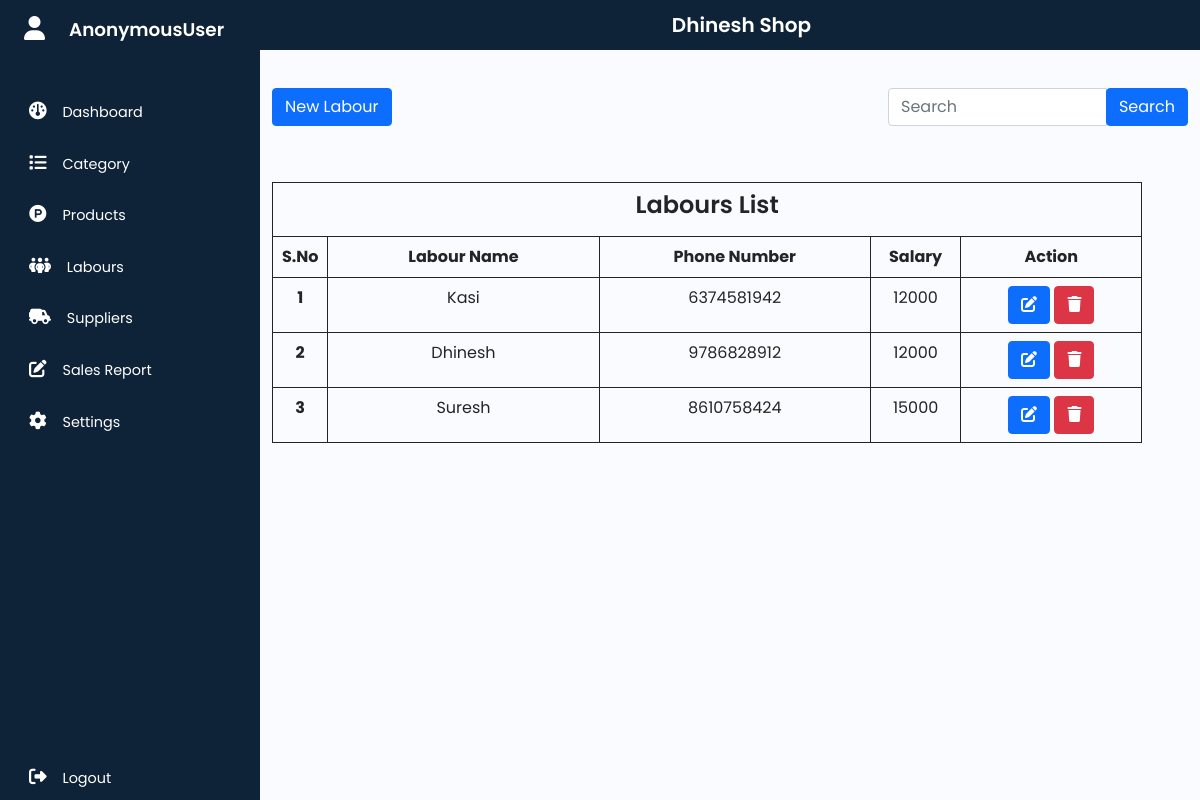
Screenshot of /managelabour/ with the database file from the repository.
### Inventory_app/models.py (models this page shows)
class Settings(models.Model):
    store_name=models.CharField(max_length=100,null=False, blank=False)

class Labours(models.Model):
    lab_name=models.CharField(max_length=50, null=False, blank=False)
    phone_no=models.BigIntegerField(null=True, blank=True)
    salary=models.IntegerField(null=True, blank=True)

### Inventory_app/views.py (the view)
# urls.py: path('managelabour/',views.ManageLabour, name='managelabour'),
def ManageLabour(request):
    labours_data=Labours.objects.all()
    return render(request, "Manage_Labours.html",{"data":labours_data})

### Inventory_app/context_processors.py (called while the page is built)
def my_model_data(request):
    data = Settings.objects.all()
    return {'my_model_data': data}

### templates/Manage_Labours.html (shortened to what this page needs)
{% extends 'main.html' %}
{% load static %}
{% block content %}
     <section>
        <div class="container">
            <div class="row">
                <div class="col-lg-6 ">
                    <div class="input-group mb-2 mt-4">
                        <a href="{% url 'newlabour'  %}" class="btn btn-primary">New Labour</a>
                    </div>
                </div>
                <div class="col-lg-6">
                  <div class="input-group mb-2 mt-4 float-end" style="width: 300px;">
                      <input type="text" class="form-control w-4" placeholder="Search" id="searchInput">
                      <div class="input-group-append" >
                        <button class="btn btn-primary text-white " type="button" onclick="searchTable()">Search</button>
                      </div>
                  </div>
              </div>
            </div>
            <div class="row">
                <div class="col-lg-12">
                    <table class="table table-bordered border-dark table table-hover  mt-5" style="width: 95%; border:1px solid black ;" id="dataTable">
                        <thead >
                          <tr>
                            <th colspan="6" class="text-center"><h1>Labours List</h1></th>
                          </tr>
                          <tr class="text-center">
                            <th scope="col" style="width: 5%;">S.No</th>
                            <th scope="col" style="width: 30%;">Labour Name</th>
                            <th scope="col" style="width: 30%;">Phone Number</th>
                            <th scope="col" style="width: 10%;">Salary</th>
                            <th scope="col" style="width: 20%;">Action</th>
                          </tr>
                        </thead>
                        <tbody>
                          {% for datas in data %}
                          <tr class="text-center">
                            <th scope="row">{{forloop.counter}}</th>
                            <td>{{datas.lab_name}}</td>
                            <td>{{datas.phone_no}}</td>
                            <td>{{datas.salary}}</td>
                            <td><a href="/editlabour/{{datas.id}}"><button type="button" class="btn btn-primary"><i class="fa-solid fa-pen-to-square"></i></button></a> <a href="/delete_labour/{{datas.id}}"><button type="button" class="btn btn-danger"><i class="fa-solid fa-trash"></i></button></a></td>
                          </tr>
                          {% endfor %}
                        </tbody>
                      </table>
                </div>
            </div>
        </div>
     </section>
{% endblock content %}

### templates/main.html (shortened to what this page needs)
{% load static %}
<!DOCTYPE html>
<html lang="en">
<head>
    <link href="https://cdn.jsdelivr.net/npm/bootstrap@5.0.2/dist/css/bootstrap.min.css" rel="stylesheet">
    <link href="https://cdnjs.cloudflare.com/ajax/libs/font-awesome/6.6.0/css/all.min.css" rel="stylesheet">
    <link rel="stylesheet" href="{% static 'assets\css\style.css' %}">
</head>
<body>
    <div class="wrapper">
        <aside id="sidebar" >
            <div class="d-flex">
                <button class="toggle-btn" type="button">
                    <i class="fa-solid fa-user"></i>
                </button>
                <div class="sidebar-logo">
                    <a href="#">{{request.user}}</a>
                </div>
            </div>
            <ul class="sidebar-nav ">
                <li class="sidebar-item">
                    <a href="{% url 'dashboard'  %}" class="sidebar-link">
                        <i class="fa-solid fa-gauge"></i>
                        <span>Dashboard</span>
                    </a>
                </li>
                <li class="sidebar-item">
                    <a href="{% url 'category'  %}" class="sidebar-link">
                        <i class="fa-solid fa-list"></i>
                        <span>Category</span>
                    </a>
                </li>
                <li class="sidebar-item">
                    <a href="{% url 'manageproduct'  %}" class="sidebar-link">
                        <i class="fa-brands fa-product-hunt"></i>
                        <span>Products</span>
                    </a>
                </li>
                <li class="sidebar-item">
                    <a href="{% url 'managelabour'  %}" class="sidebar-link">
                        <i class="fa-solid fa-people-group"></i>
                        <span>Labours</span>
                    </a>
                </li>
                <li class="sidebar-item">
                    <a href="{% url 'managesupplier'  %}" class="sidebar-link">
                        <i class="fa-solid fa-truck-field"></i>
                        <span>Suppliers</span>
                    </a>
                </li>
                <li class="sidebar-item">
                    <a href="{% url 'salesreport'  %}" class="sidebar-link">
                        <i class="fa-solid fa-pen-to-square"></i>
                        <span>Sales Report</span>
                    </a>
                </li>
                <li class="sidebar-item">
                    <a href="{% url 'settings'  %}" class="sidebar-link">
                        <i class="fa-solid fa-gear"></i>
                        <span>Settings</span>
                    </a>
                </li>
            </ul>
            <div class="sidebar-footer">
                <a href="{% url 'logout' %}" class="sidebar-link">
                    <i class="fa-solid fa-right-from-bracket"></i>
                    <span>Logout</span>
                </a>
            </div>
        </aside>
        <div class="main">
            <nav class="navbar navbar-fixed">
                <div class="container-fluid ">
                    {% for item in my_model_data %}
                        <h1 class="navbar-brand  text-white">{{item.store_name}}</h1>
                    {% endfor %}
                </div>
            </nav>
            {% block content %}
            {% endblock content %}
        </div>
    </div>
</body>
</html>

### static/assets/css/style.css (style rules this page uses)
a { text-decoration:none; }
li { list-style: none; }
h1 { font-weight: 600; font-size: 1.5rem; }
body { font-family: 'Poppins', sans-serif; }
.wrapper { display: flex; }
.main { min-height: 100vh; width: 100%; overflow: hidden; transition: all 0.35s ease-in-out; background-color: #fafbfe; }
#sidebar { width: 260px; min-width: 260px; height: 100vh; z-index: 1000; transition: all .25s ease-in-out; background-color: #0e2238; display: flex; flex-direction: column; position: sticky; top: 0; }
.toggle-btn { background-color: transparent; cursor: pointer; border: 0; padding: 1rem 1.5rem; }
.toggle-btn i { font-size: 1.5rem; color: #FFF; }
.sidebar-logo { margin: auto 0; }
.sidebar-logo a { color: #FFF; font-size: 1.15rem; font-weight: 600; }
.sidebar-nav { padding: 2rem 0; flex: 1 1 auto; }
a.sidebar-link { padding: .625rem 1.625rem; color: #FFF; display: block; font-size: 0.9rem; white-space: nowrap; border-left: 3px solid transparent; }
.sidebar-link i { font-size: 1.1rem; margin-right: .75rem; }
.sidebar-item { position: relative; padding-bottom: 10px; }
.main nav { background-color: #0e2238; }
nav div h1 { margin: 0 34%; }
.navbar-fixed { position: fixed; top: 0; width: 100%; z-index: 1000; background-color: #333; }
section { padding-top: 8vh; padding-bottom: 22vh; }
section { padding-top: 8vh; }

### rows the page displays
Settings: store_name "Dhinesh Shop"
Labours: lab_name "Kasi", phone_no "6374581942", salary "12000"
Labours: lab_name "Dhinesh", phone_no "9786828912", salary "12000"
Labours: lab_name "Suresh", phone_no "8610758424", salary "15000"

### other values shown
{{ request.user }} "AnonymousUser"
